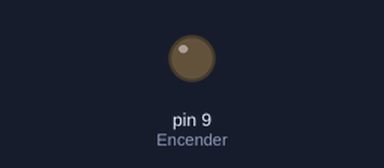
A sketch run on a simulated Arduino Uno, built with avr-gcc and run on an emulated ATmega328P. Shown: output pins drawn as LEDs (lit = HIGH). What the sketch prints to the serial monitor is not drawn.

Above: at 0.1 s.
At 3.1 s:
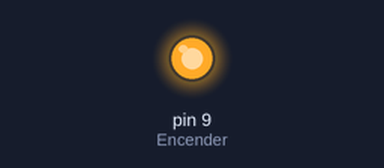
Timing chart, 0 to 7.5 s (numbered marks = the images above):
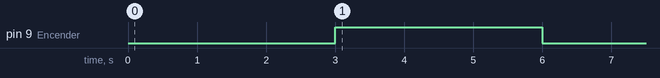

The sketch:

Encendido_Automatico_Sim900.ino
```cpp
/*
        Tutorial Módulos GSM/GPRS
--------------------------------------------------*
  Video 8: Encendido automático Sim900.           *
    ARDUINO UNO     SIM900                        *
      D7              TX                          *
      D8              RX                          *
      RESET           RST                         *
      GND             GND                         *
                                                  *
  Autor: Diseño Electrónico A2P                   *
--------------------------------------------------*/

    int Encender   = 9;  // Pin Para encender SIM900

    void setup(){
     Serial.begin(19200);
     pinMode(Encender, OUTPUT);

     Encender_SIM900();

     while( (EnviarComandoAT("AT+CREG?", "+CREG: 0,1", 1000) || EnviarComandoAT("AT+CREG?", "+CREG: 0,5", 1000)) == 0 );
     Serial.println("Modulo encendido correctamente...");
    }
    void loop(){

    }

    void Encender_SIM900(){
     delay(2000);
     digitalWrite(Encender,LOW);
     delay(1000);
     digitalWrite(Encender,HIGH);
     delay(3000);
     digitalWrite(Encender,LOW);
     delay(2000);
    }


   int8_t EnviarComandoAT(char* ComandoAT, char* Resp_Esperada, unsigned int Retardo){

    uint8_t x=0,  Responde=0;
    char Respuesta[100];
    unsigned long Anterior;

    memset(Respuesta, '\0', 100);    // Borra el contenido del array
    delay(100);

    while( Serial.available() > 0)
    Serial.read();                  // Limpie el buffer de entrada

    if (ComandoAT[0] != '\0') {
      Serial.println(ComandoAT);    // Enviar comando AT
//      Serial.println(ComandoAT);  // Mostrar comando por serial
    }


    x = 0;
    Anterior = millis();

    // Este bucle espera la respuesta
    do{
       if(Serial.available() != 0){    // Si hay datos en el búfer de entrada de UART, léalo y verifica la respuesta
          Respuesta[x] = Serial.read();
          //Serial.print(response[x]);
          x++;
        if (strstr(Respuesta, Resp_Esperada) != NULL) {   // Verificar si la respuesta deseada (OK) está en la respuesta del módulo
          Responde = 1;
         }
       }
    }while((Responde == 0) && ((millis() - Anterior) < Retardo));    // Espera la respuesta con tiempo de espera

    return Responde;
 }
```

Measured:
- by itself, pin 9 (Encender): LOW → HIGH at 3.0 s, → LOW 3.0 s later
